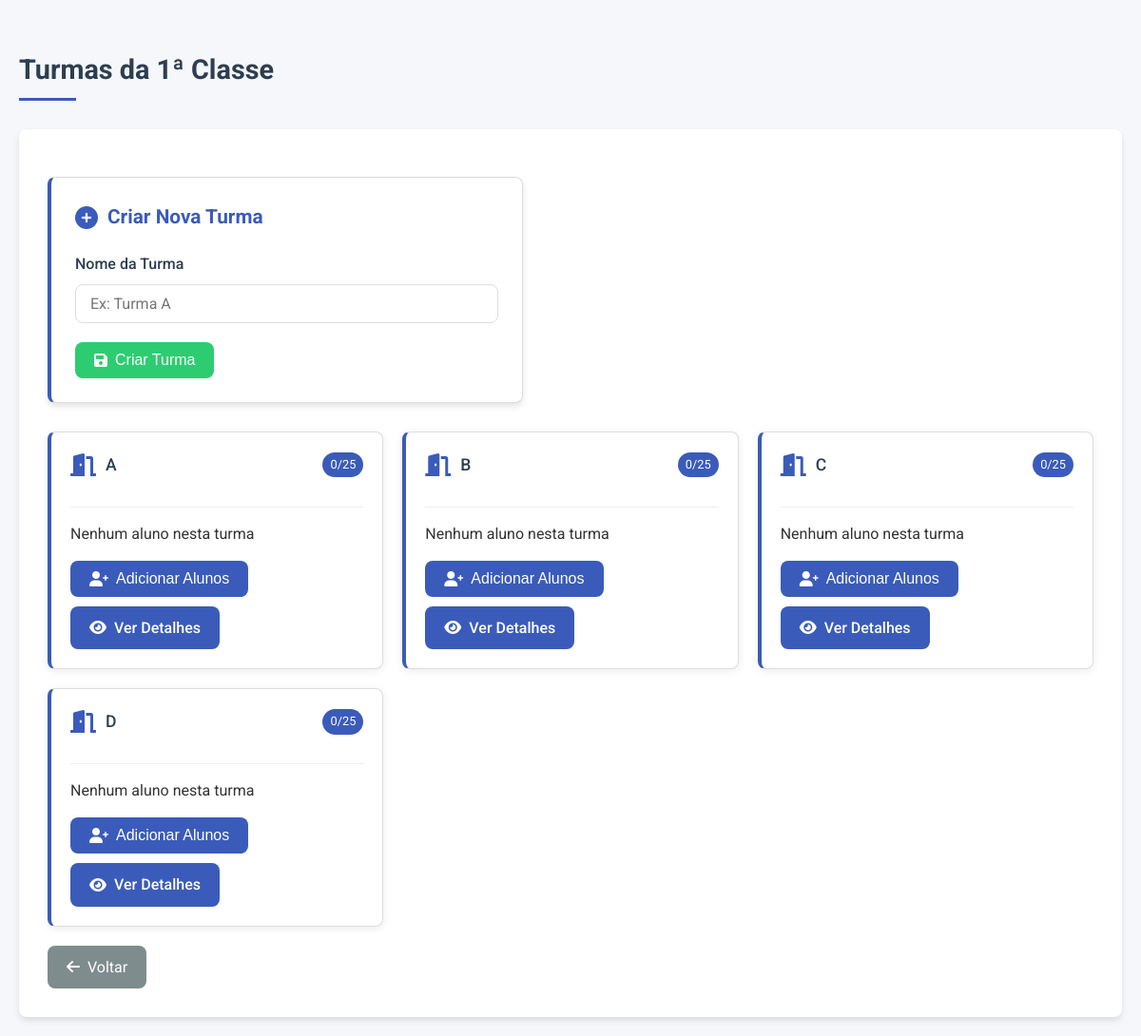
/telacoordenador/turmas_classe.php?classe=1ª+Classe, run on the app's committed database.
### tables this page shows
CREATE TABLE `turma` (
  `id` int(11) NOT NULL,
  `class_name` varchar(100) NOT NULL,
  `class_grade` varchar(255) DEFAULT NULL,
  `class_course` varchar(255) DEFAULT NULL,
  `class_capacity` varchar(255) DEFAULT NULL,
  `class_room` varchar(50) DEFAULT NULL,
  `class_director_id` int(11) NOT NULL,
  `class_period` varchar(255) DEFAULT NULL,
  `class_year` varchar(255) DEFAULT NULL,
  `class_description` text DEFAULT NULL,
  `class_observations` text DEFAULT NULL,
  `created_at` timestamp NOT NULL DEFAULT current_timestamp(),
  `updated_at` timestamp NOT NULL DEFAULT current_timestamp() ON UPDATE current_timestamp()
);

### telacoordenador/turmas_classe.php (the view, shortened to what this page needs)
<?php
$sName = "localhost";
$uNname = "root";
$pass = "";
$db_name = "escolabd";
try {
    $conn = new PDO("mysql:host=$sName;dbname=$db_name", $uNname, $pass);
    $conn->setAttribute(PDO::ATTR_ERRMODE, PDO::ERRMODE_EXCEPTION);
    $conn->exec("SET NAMES utf8");
} catch(PDOException $e) {
    die("Erro na conexão: " . $e->getMessage());
}
            $alunosDisponiveis = [];
            $stmtClasses = $conn->query("SELECT DISTINCT class_grade FROM turma ORDER BY class_grade");
            $classes = $stmtClasses->fetchAll(PDO::FETCH_ASSOC);
            $classeSelecionada = isset($_GET['classe']) ? urldecode($_GET['classe']) : null;
            if ($classeSelecionada) {
                $stmtTurmas = $conn->prepare("
                    SELECT * FROM turma
                    WHERE class_grade = :classe
                    ORDER BY class_name
                ");
                $stmtTurmas->bindParam(':classe', $classeSelecionada);
                $stmtTurmas->execute();
                $turmas = $stmtTurmas->fetchAll(PDO::FETCH_ASSOC);
                $stmtAlunos = $conn->prepare("
                    SELECT e.id, CONCAT(e.fname, ' ', e.lname) as nome
                    FROM estudantes e
                    WHERE NOT EXISTS (
                        SELECT 1 FROM estudante_turma et
                        WHERE et.estudante_id = e.id
                    )
                    ORDER BY e.fname, e.lname
                ");
                $stmtAlunos->execute();
                $alunosDisponiveis = $stmtAlunos->fetchAll(PDO::FETCH_ASSOC);
            }
?>
<!DOCTYPE html>
<html lang="pt">
<head>
    <link rel="stylesheet" href="https://cdnjs.cloudflare.com/ajax/libs/font-awesome/6.0.0-beta3/css/all.min.css">
</head>
<body>
    <main class="container">
        <h1 class="main-title"><?php echo $classeSelecionada ? "Turmas da " . htmlspecialchars($classeSelecionada) : "Selecione uma Classe"; ?></h1>
        <?php if (!$classeSelecionada): ?>
            <div class="classes-container">
                <?php foreach ($classes as $classe): ?>
                    <div class="class-card">
                        <a href="?classe=<?php echo urlencode($classe['class_grade']); ?>">
                            <h3><i class="fas fa-users"></i> <?php echo htmlspecialchars($classe['class_grade']); ?></h3>
                            <p>Clique para visualizar as turmas disponíveis</p>
                            <div class="class-meta">
                                <span class="class-meta-item">
                                    <span class="material-symbols-outlined">group</span>
                                    Várias turmas
                                </span>
                            </div>
                        </a>
                    </div>
                <?php endforeach; ?>
            </div>
        <?php else: ?>
            <div class="turmas-container">
                <div class="form-criar-turma">
                    <h3><i class="fas fa-plus-circle"></i> Criar Nova Turma</h3>
                    <form method="post">
                        <div class="form-group">
                            <label for="nome">Nome da Turma</label>
                            <input type="text" id="nome" name="nome" class="form-control" required placeholder="Ex: Turma A">
                        </div>
                        <button type="submit" name="criar_turma" class="btn btn-success">
                            <i class="fas fa-save"></i> Criar Turma
                        </button>
                    </form>
                </div>
                <?php if (count($turmas) > 0): ?>
                    <div class="turmas-list">
                        <?php foreach ($turmas as $turma): ?>
                            <div class="turma-item">
                                <div class="turma-header">
                                    <i class="fas fa-door-open"></i>
                                    <span class="turma-title"><?php echo htmlspecialchars($turma['class_name']); ?></span>
                                    <span class="aluno-count"><?php echo count($turma['alunos']); ?>/25</span>
                                </div>
                                <div class="turma-alunos">
                                    <?php if (count($turma['alunos']) > 0): ?>
                                        <?php foreach ($turma['alunos'] as $aluno): ?>
                                            <div class="aluno-item">
                                                <span><?php echo htmlspecialchars($aluno['nome']); ?></span>
                                                <form method="post" style="display: inline;">
                                                    <input type="hidden" name="turma_id" value="<?php echo $turma['id']; ?>">
                                                    <input type="hidden" name="estudante_id" value="<?php echo $aluno['id']; ?>">
                                                    <button type="submit" name="remover_aluno" class="btn-remover" title="Remover aluno">
                                                        <i class="fas fa-times"></i>
                                                    </button>
                                                </form>
                                            </div>
                                        <?php endforeach; ?>
                                    <?php else: ?>
                                        <p>Nenhum aluno nesta turma</p>
                                    <?php endif; ?>
                                    <div class="turma-actions">
                                        <?php if (count($alunosDisponiveis) > 0 && count($turma['alunos']) < 25): ?>
                                            <button class="btn" onclick="abrirModal('modal-<?php echo $turma['id']; ?>')">
                                                <i class="fas fa-user-plus"></i> Adicionar Alunos
                                            </button>
                                        <?php endif; ?>
                                       <a href="turma_detalhes.php?id=<?php echo $turma['id']; ?>" class="btn" style="text-decoration: none;">
                                            <i class="fas fa-eye"></i> Ver Detalhes
                                        </a>
                                    </div>
                                </div>
                            </div>
                        <?php endforeach; ?>
                    </div>
                <?php else: ?>
                    <p class="no-turmas">Não há turmas cadastradas para esta classe.</p>
                <?php endif; ?>
                <a href="turmas.php" class="back-button">
                    <i class="fas fa-arrow-left"></i> Voltar
                </a>
            </div>
        <?php endif; ?>
    </main>
</body>
</html>

### telacoordenador/turmas_classe.php (style rules this page uses)
:root { --primary-color: #3a5bb9; --secondary-color: #2d4a9e; --accent-color: #e74c3c; --light-color: #f5f7fa; --dark-color: #2c3e50; --success-color: #2ecc71; --warning-color: #f39c12; --text-color: #333; --text-light: #7f8c8d; --border-radius: 8px; --box-shadow: 0 4px 6px rgba(0, 0, 0, 0.1); --transition: all 0.3s ease; }
* { margin: 0; padding: 0; box-sizing: border-box; }
body { font-family: 'Roboto', sans-serif; line-height: 1.6; color: var(--text-color); background-color: var(--light-color); padding: 0; margin: 0; }
.container { max-width: 1200px; margin: 0 auto; padding: 20px; }
.main-title { margin: 30px 0; color: var(--dark-color); position: relative; padding-bottom: 10px; font-size: 1.8rem; }
.main-title::after { content: ''; position: absolute; bottom: 0; left: 0; width: 60px; height: 3px; background-color: var(--primary-color); }
.turmas-container { background: white; border-radius: var(--border-radius); padding: 30px; box-shadow: var(--box-shadow); margin-top: 30px; }
.turmas-list { display: grid; grid-template-columns: repeat(auto-fill, minmax(280px, 1fr)); gap: 20px; margin-top: 30px; }
.turma-item { background: white; padding: 20px; border-radius: var(--border-radius); display: flex; flex-direction: column; transition: var(--transition); border: 1px solid #ddd; border-left: 4px solid var(--primary-color); box-shadow: 0 2px 10px rgba(0,0,0,0.08); }
.turma-header { display: flex; align-items: center; margin-bottom: 15px; }
.turma-header i { margin-right: 10px; color: var(--primary-color); font-size: 1.5rem; }
.turma-title { font-weight: 500; flex-grow: 1; font-size: 1.1rem; color: var(--dark-color); }
.turma-alunos { margin-top: 15px; border-top: 1px solid #eee; padding-top: 15px; }
.back-button { display: inline-flex; align-items: center; margin-top: 20px; padding: 10px 20px; background-color: var(--text-light); color: white; border: none; border-radius: var(--border-radius); cursor: pointer; text-decoration: none; transition: var(--transition); }
.back-button i { margin-right: 8px; }
.form-criar-turma { margin: 20px 0; padding: 25px; background: white; border-radius: var(--border-radius); box-shadow: var(--box-shadow); border: 1px solid #ddd; max-width: 500px; border-left: 4px solid var(--primary-color); }
.form-criar-turma h3 { color: var(--primary-color); margin-bottom: 20px; display: flex; align-items: center; font-size: 1.3rem; }
.form-criar-turma h3 i { margin-right: 10px; font-size: 1.5rem; }
.form-group { margin-bottom: 20px; }
.form-group label { display: block; margin-bottom: 8px; font-weight: 500; color: var(--dark-color); }
.form-control { width: 100%; padding: 10px 15px; border: 1px solid #ddd; border-radius: var(--border-radius); font-family: inherit; font-size: 1rem; transition: var(--transition); }
.btn { display: inline-flex; align-items: center; justify-content: center; padding: 10px 20px; background-color: var(--primary-color); color: white; border: none; border-radius: var(--border-radius); cursor: pointer; transition: var(--transition); font-size: 1rem; font-weight: 500; }
.btn i { margin-right: 8px; }
.btn-success { background-color: var(--success-color); }
.aluno-count { background-color: var(--primary-color); color: white; padding: 3px 8px; border-radius: 20px; font-size: 0.8rem; margin-left: 10px; }
.turma-actions { margin-top: 15px; display: flex; gap: 10px; flex-wrap: wrap; }

### data on the page
turma: class_name "A", count($turma['alunos']) "0"
turma: class_name "B", count($turma['alunos']) "0"
turma: class_name "C", count($turma['alunos']) "0"
turma: class_name "D", count($turma['alunos']) "0"

### other printed values
$classeSelecionada "1ª Classe"
